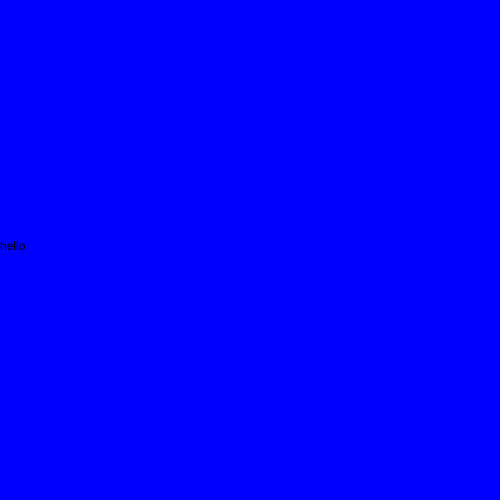
Frame 1 (no input)
Frame 60 (no input): blank canvas, image omitted
Frame 120 (the mouse pressed at the canvas centre since frame 60): blank canvas, image omitted

The p5.js sketch that drew this single still picture (run headless with seeded random() and noise() and a simulated clock; from frame 60 on, the mouse is pressed at the canvas centre):

// p5.js sketch
// ── sketch.js
var x = 0;

function setup() {
  createCanvas(500, 500);

}

function draw() {
background('blue');
text("hello", x, height / 2);
x += 1;
if (x > width + 20) {
  x = 0 ;
}

}
